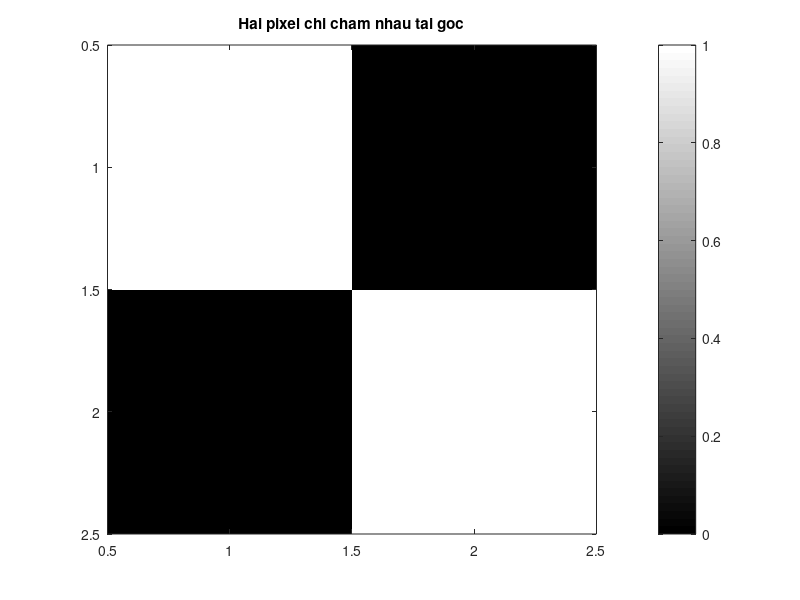

Write MATLAB code to recreate this figure.
%% BAI 5 - LIEN THONG 4 VA 8
clear; close all; clc;

% Hai pixel foreground chi cham nhau tai goc.
X = logical([1 0; 0 1]);

% TODO: Hien thi X va giai thich so thanh phan theo 4-lien thong
% va theo 8-lien thong.
figure('Name','Bai 5 - Lien thong');
imagesc(X); axis image; colormap gray; colorbar;
title('Hai pixel chi cham nhau tai goc');
